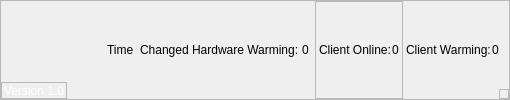
     <widget class="QFrame" name="Bottom">
      <property name="frameShape">
       <enum>QFrame::StyledPanel</enum>
      </property>
      <property name="frameShadow">
       <enum>QFrame::Raised</enum>
      </property>
      <layout class="QHBoxLayout" name="horizontalLayout_10">
       <property name="spacing">
        <number>0</number>
       </property>
       <property name="leftMargin">
        <number>0</number>
       </property>
       <property name="topMargin">
        <number>0</number>
       </property>
       <property name="rightMargin">
        <number>0</number>
       </property>
       <property name="bottomMargin">
        <number>0</number>
       </property>
       <item alignment="Qt::AlignLeft|Qt::AlignBottom">
        <widget class="QFrame" name="frame">
         <property name="maximumSize">
          <size>
           <width>16777215</width>
           <height>40</height>
          </size>
         </property>
         <property name="frameShape">
          <enum>QFrame::StyledPanel</enum>
         </property>
         <property name="frameShadow">
          <enum>QFrame::Raised</enum>
         </property>
         <layout class="QHBoxLayout" name="horizontalLayout_7">
          <property name="spacing">
           <number>0</number>
          </property>
          <property name="leftMargin">
           <number>0</number>
          </property>
          <property name="topMargin">
           <number>0</number>
          </property>
          <property name="rightMargin">
           <number>0</number>
          </property>
          <property name="bottomMargin">
           <number>0</number>
          </property>
          <item alignment="Qt::AlignLeft">
           <widget class="QPushButton" name="btnversion">
            <property name="minimumSize">
             <size>
              <width>50</width>
              <height>0</height>
             </size>
            </property>
            <property name="maximumSize">
             <size>
              <width>16777215</width>
              <height>15</height>
             </size>
            </property>
            <property name="styleSheet">
             <string notr="true">QPushButton
{
text-align: center;
color: rgb(255, 255, 255);
background:transparent;
border-radius: 5px;
padding: 2px;
}
QPushButton:hover
{
	background-color: rgba(0, 172, 252, 50);
}
QPushButton:pressed
{  
	background-color: rgba(0, 120, 252, 150);
    border-style: inset;
   

}
</string>
            </property>
            <property name="text">
             <string>Version 1.0</string>
            </property>
            <property name="iconSize">
             <size>
              <width>0</width>
              <height>0</height>
             </size>
            </property>
           </widget>
          </item>
         </layout>
        </widget>
       </item>
       <item>
        <layout class="QHBoxLayout" name="layoutdownload"/>
       </item>
       <item>
        <spacer name="horizontalSpacer_3">
         <property name="orientation">
          <enum>Qt::Horizontal</enum>
         </property>
         <property name="sizeHint" stdset="0">
          <size>
           <width>40</width>
           <height>20</height>
          </size>
         </property>
        </spacer>
       </item>
       <item alignment="Qt::AlignLeft">
        <widget class="QWidget" name="widget_15" native="true">
         <layout class="QHBoxLayout" name="horizontalLayout_17">
          <property name="spacing">
           <number>0</number>
          </property>
          <property name="leftMargin">
           <number>0</number>
          </property>
          <property name="topMargin">
           <number>0</number>
          </property>
          <property name="rightMargin">
           <number>6</number>
          </property>
          <property name="bottomMargin">
           <number>0</number>
          </property>
          <item>
           <widget class="QLabel" name="lbtime">
            <property name="text">
             <string>Time  </string>
            </property>
           </widget>
          </item>
          <item>
           <widget class="QLabel" name="lbhardware1">
            <property name="text">
             <string>Changed Hardware Warming: </string>
            </property>
           </widget>
          </item>
          <item alignment="Qt::AlignLeft">
           <widget class="QLabel" name="lbhardware">
            <property name="text">
             <string>0</string>
            </property>
           </widget>
          </item>
         </layout>
        </widget>
       </item>
       <item>
        <widget class="QFrame" name="frame_14">
         <property name="frameShape">
          <enum>QFrame::StyledPanel</enum>
         </property>
         <property name="frameShadow">
          <enum>QFrame::Raised</enum>
         </property>
         <layout class="QHBoxLayout" name="horizontalLayout_16">
          <property name="spacing">
           <number>1</number>
          </property>
          <property name="leftMargin">
           <number>3</number>
          </property>
          <property name="topMargin">
           <number>0</number>
          </property>
          <property name="rightMargin">
           <number>3</number>
          </property>
          <property name="bottomMargin">
           <number>0</number>
          </property>
          <item>
           <widget class="QLabel" name="label_20">
            <property name="text">
             <string>Client Online:</string>
            </property>
           </widget>
          </item>
          <item>
           <widget class="QLabel" name="lbtotalClient">
            <property name="text">
             <string>0</string>
            </property>
           </widget>
          </item>
         </layout>
        </widget>
       </item>
       <item>
        <widget class="QWidget" name="widget" native="true">
         <layout class="QHBoxLayout" name="horizontalLayout_5">
          <property name="spacing">
           <number>1</number>
          </property>
          <property name="leftMargin">
           <number>3</number>
          </property>
          <property name="topMargin">
           <number>0</number>
          </property>
          <property name="rightMargin">
           <number>0</number>
          </property>
          <property name="bottomMargin">
           <number>0</number>
          </property>
          <item>
           <widget class="QLabel" name="label_21">
            <property name="text">
             <string>Client Warming:</string>
            </property>
           </widget>
          </item>
          <item>
           <widget class="QLabel" name="lbwarming">
            <property name="text">
             <string>0</string>
            </property>
           </widget>
          </item>
         </layout>
        </widget>
       </item>
       <item alignment="Qt::AlignRight|Qt::AlignBottom">
        <widget class="QFrame" name="frame_resize">
         <property name="minimumSize">
          <size>
           <width>10</width>
           <height>10</height>
          </size>
         </property>
         <property name="frameShape">
          <enum>QFrame::StyledPanel</enum>
         </property>
         <property name="frameShadow">
          <enum>QFrame::Raised</enum>
         </property>
        </widget>
       </item>
      </layout>
     </widget>
